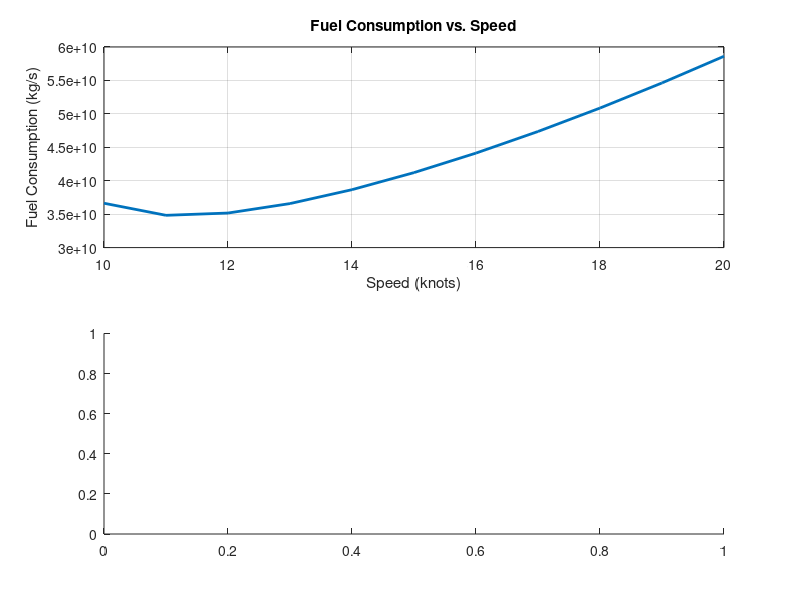

This figure's MATLAB source: (Note: this script raises an error after producing the figure.)
% Ship parameters
shipLength = 100; % meters
shipWidth = 15; % meters
shipDraft = 8; % meters
shipDisplacement = 50000; % tons

% Engine parameters
enginePower = 10000; % kW
engineEfficiency = 0.4; % Assume 40% efficiency

% Environmental parameters
waterDensity = 1025; % kg/m^3 (typical density of seawater)
gravitationalAcceleration = 9.81; % m/s^2

% Other constants
knotsToMetersPerSecond = 0.514444; % Conversion factor from knots to m/s

% Speed range
speedKnots = 10:1:20; % Speed range in knots

% Initialize arrays to store results
fuelConsumption = zeros(size(speedKnots));
totalResistance = zeros(size(speedKnots));
powerAvailable = zeros(size(speedKnots));
propulsiveEfficiency = zeros(size(speedKnots));

% Additional parameters
hullEfficiencyFactor = 0.7; % Dimensionless
engineLoadFactor = linspace(0.2, 1, length(speedKnots)); % Dimensionless

% Calculate and plot additional parameters
for i = 1:length(speedKnots)
    speedMetersPerSecond = speedKnots(i) * knotsToMetersPerSecond;
    
    % Calculate resistance force (simplified model)
    resistanceForce = 0.5 * hullEfficiencyFactor * shipDisplacement * waterDensity * speedMetersPerSecond^2 * shipLength * shipWidth * shipDraft;
    totalResistance(i) = resistanceForce;
    
    % Calculate power required
    powerRequired = resistanceForce * speedMetersPerSecond;
    
    % Calculate fuel consumption
    fuelConsumption(i) = powerRequired / (engineEfficiency * enginePower * engineLoadFactor(i));
    
    % Calculate power available
    powerAvailable(i) = enginePower * engineLoadFactor(i);
    
    % Calculate propulsive efficiency
    propulsiveEfficiency(i) = powerRequired / powerAvailable(i);
end

% Plot fuel consumption vs. speed
subplot(2, 1, 1);
plot(speedKnots, fuelConsumption, 'LineWidth', 2);
xlabel('Speed (knots)');
ylabel('Fuel Consumption (kg/s)');
title('Fuel Consumption vs. Speed');
grid on;

% Plot other parameters vs. speed
subplot(2, 1, 2);
yyaxis left
plot(speedKnots, totalResistance, 'LineWidth', 2);
ylabel('Total Resistance (N)');
hold on;
yyaxis right
plot(speedKnots, propulsiveEfficiency, 'LineWidth', 2);
ylabel('Propulsive Efficiency');
xlabel('Speed (knots)');
legend('Total Resistance', 'Propulsive Efficiency', 'Location', 'northwest');
grid on;
